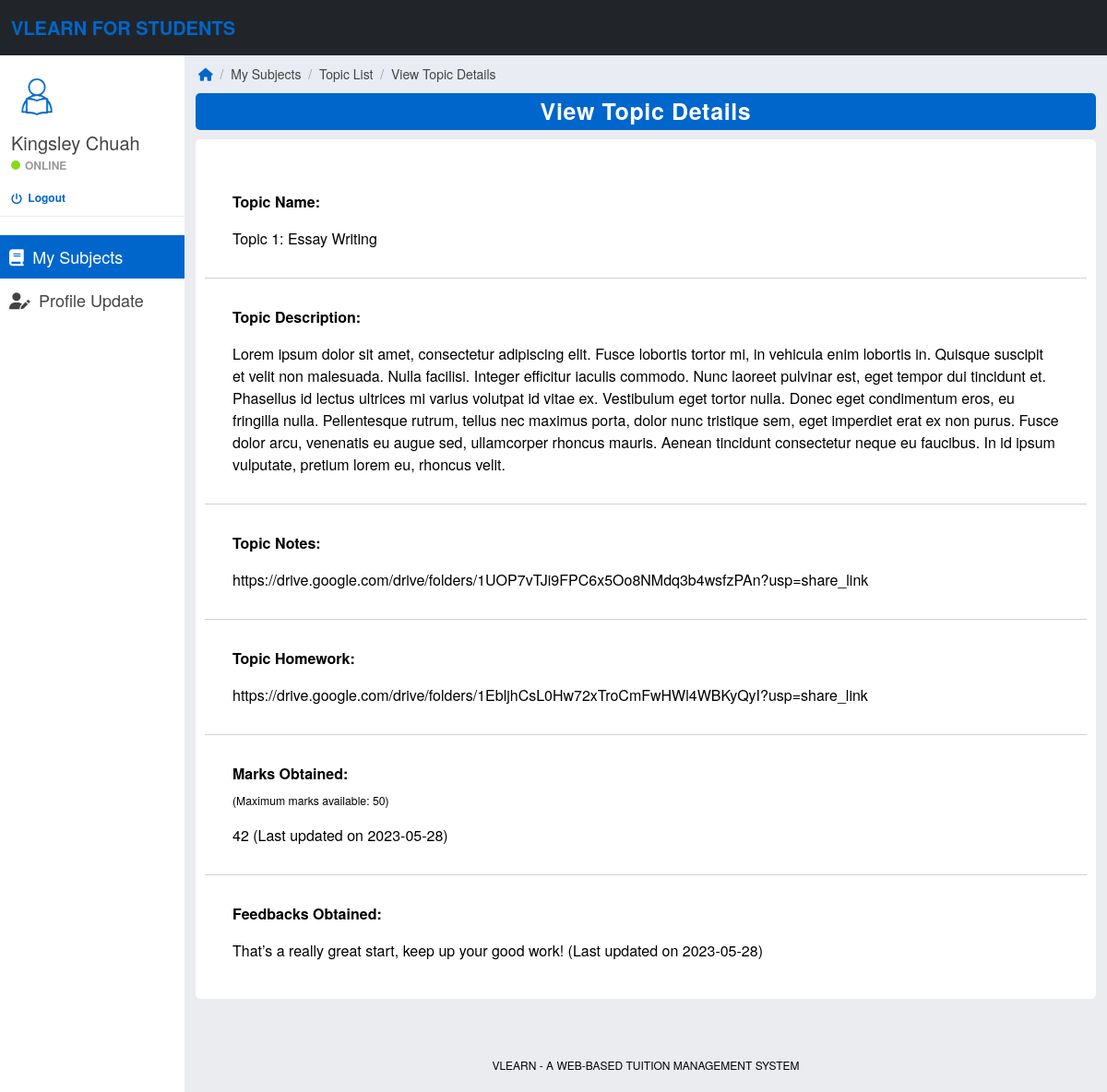
/student-view-topic.php?topicId=2 (signed in), run on the app's committed database.
### tables this page shows
CREATE TABLE `students` (
  `studentId` int(11) UNSIGNED NOT NULL,
  `studentName` varchar(100) NOT NULL,
  `studentEmail` varchar(100) NOT NULL,
  `studentPassword` varchar(100) NOT NULL,
  `studentEducationLevel` varchar(20) NOT NULL,
  `studentStage` varchar(20) NOT NULL,
  `studentSubjects` varchar(100) NOT NULL,
  `studentRegistrationDate` date NOT NULL
);

CREATE TABLE `topics` (
  `topicId` int(11) UNSIGNED NOT NULL,
  `subjectId` int(11) UNSIGNED NOT NULL,
  `topicName` varchar(100) NOT NULL,
  `topicDescription` text NOT NULL,
  `topicNotes` varchar(255) NOT NULL,
  `topicHomework` varchar(255) NOT NULL,
  `topicMarksAvailable` float NOT NULL,
  `topicCreationDate` date NOT NULL,
  `topicShowOrHide` tinyint(1) NOT NULL
);

CREATE TABLE `marks` (
  `markId` int(11) UNSIGNED NOT NULL,
  `studentId` int(11) UNSIGNED NOT NULL,
  `topicId` int(11) UNSIGNED NOT NULL,
  `markObtained` float NOT NULL,
  `markUpdateDate` date NOT NULL
);

CREATE TABLE `feedbacks` (
  `feedbackId` int(11) UNSIGNED NOT NULL,
  `studentId` int(11) UNSIGNED NOT NULL,
  `topicId` int(11) UNSIGNED NOT NULL,
  `feedbackObtained` text NOT NULL,
  `feedbackUpdateDate` date NOT NULL
);

### student-view-topic.php (the view, shortened to what this page needs)
<?php
    include('includes/database-connection.php');
    if(strlen($_SESSION['VLearnStudentSessionCounter']) == 0) {
        header('location:student-logout-auto.php');
    }
    else {
?>
<!DOCTYPE html>
<html lang="en">
<head>
    <?php
        include('includes/head-styles.php');
    ?>
</head>
<body>
	<?php
		include_once('includes/student-header.php');
		include_once('includes/student-sidebar.php');
    ?>
    <div class="col-sm-9 offset-sm-3 col-lg-10 offset-lg-2">
        <div class="row main">
            <ol class="breadcrumb">
                <li><a href="student-home.php"><em class="fa fa-home" style="font-size: 14px; color: #0066cc;"></em></a></li>
                <li style="color: #999999;">&nbsp; / &nbsp;</li>
                <li>My Subjects</li>
                <li style="color: #999999;">&nbsp; / &nbsp;</li>
                <li>Topic List</li>
                <li style="color: #999999;">&nbsp; / &nbsp;</li>
                <li>View Topic Details</li>
            </ol>
        </div>
        <div class="row main">
            <div class="col-md-12">
                <div class="panel panel-primary">
                    <div class="panel-heading">View Topic Details</div>
                </div>
            </div>
        </div>
        <div class="row main">
            <div class="col-md-12">
                <div class="panel panel-default">
                    <?php
                        if(isset($_GET['topicId']) && is_numeric($_GET['topicId'])) {
                            $topicId = $_GET['topicId'];
                            $res = mysqli_query($con, "SELECT topicName, topicDescription, topicNotes, topicHomework, topicMarksAvailable FROM topics WHERE topicId=$topicId");
	                        while($row = mysqli_fetch_array($res)) {
                    ?>
                    <form role="form" action="" method="post" id="">
                        <fieldset>
                            <div class="form-group">
                                <p class="form-field-title">Topic Name:</p>
                                <p class="message" style="color: black;"><?php echo $row['topicName']; ?></p>
                            </div>
                            <hr>
                            <div class="form-group">
                                <p class="form-field-title">Topic Description:</p>
                                <p class="message" style="color: black;"><?php echo $row['topicDescription']; ?></p>
                            </div>
                            <hr>
                            <div class="form-group">
                                <p class="form-field-title">Topic Notes:</p>
                                <p class="message" style="color: black;"><?php echo $row['topicNotes']; ?></p>
                            </div>
                            <hr>
                            <div class="form-group">
                                <p class="form-field-title">Topic Homework:</p>
                                <p class="message" style="color: black;"><?php echo $row['topicHomework']; ?></p>
                            </div>
                            <hr>
                            <?php
                                $sqlm = mysqli_query($con, "SELECT markObtained, markUpdateDate FROM marks WHERE studentId=$studentId AND topicId=$topicId");
                                $sqlf = mysqli_query($con, "SELECT feedbackObtained, feedbackUpdateDate FROM feedbacks WHERE studentId=$studentId AND topicId=$topicId");
                                if(mysqli_num_rows($sqlm) == 0 && mysqli_num_rows($sqlf) == 0) {
                            ?>
                            <div class="form-group">
                                <p class="form-field-title">Marks Obtained:</p>
                                <p style="margin-top: -10px;"><small>(Maximum marks available: <?php echo $row['topicMarksAvailable']; ?>)</small></p>
                                <p class="message" style="color: black;">N/A</p>
                            </div>
                            <hr>
                            <div class="form-group">
                                <p class="form-field-title">Feedbacks Obtained:</p>
                                <p class="message" style="color: black;">N/A</p>
                            </div>
                            <?php
                                }
                                else {
                            ?>
                            <div class="form-group">
                                <p class="form-field-title">Marks Obtained:</p>
                                <p style="margin-top: -10px;"><small>(Maximum marks available: <?php echo $row['topicMarksAvailable']; ?>)</small></p>
                                <?php
                                    while($rowm = mysqli_fetch_array($sqlm)) {
                                        $markObtained = $rowm['markObtained'];
                                        $markUpdateDate = $rowm['markUpdateDate'];
                                    }
                                ?>
                                <p class="message" style="color: black;"><?php echo $markObtained; ?> (Last updated on <?php echo $markUpdateDate; ?>)</p>
                            </div>
                            <hr>
                            <div class="form-group">
                                <p class="form-field-title">Feedbacks Obtained:</p>
                                <?php
                                    while($rowf = mysqli_fetch_array($sqlf)) {
                                        $feedbackObtained = $rowf['feedbackObtained'];
                                        $feedbackUpdateDate = $rowf['feedbackUpdateDate'];
                                    }
                                ?>
                                <p class="message" style="color: black;"><?php echo $feedbackObtained; ?> (Last updated on <?php echo $feedbackUpdateDate; ?>)</p>
                            </div>
                            <?php
                                }
                            ?>
                        </fieldset>
                    </form>
                    <?php
                            }
                        }
                        else {
                            echo "<script>alert('Something went wrong! Please try again.');</script>";
                        }
                    ?>
                </div>
            </div>
        </div>
        <br><br><br>
    </div>
	<?php
        include_once('includes/footer-enhanced.php');
    ?>
</body>
</html>
<?php
    }
?>

### includes/student-sidebar.php (shortened to what this page needs)
<?php
    include('includes/database-connection.php');
?>
<div id="sidebar-collapse" class="col-sm-3 col-lg-2 sidebar">
    <div class="profile-sidebar">
        <div class="profile-userpic">
            <img src="images/student-icon.png" class="img-responsive">
        </div>
        <div class="profile-usertitle">
            <?php
                $studentId = $_SESSION['VLearnStudentSessionCounter'];
                $ret = mysqli_query($con, "SELECT studentName FROM students WHERE studentId=$studentId");
                $row = mysqli_fetch_array($ret);
                $studentName = $row['studentName'];
            ?>
            <div class="profile-usertitle-name">
                <?php
                    echo $studentName;
                ?>
            </div>
            <div class="profile-usertitle-status">
                <span class="indicator label-success"></span>Online
            </div>
            <div class="profile-logout">
                <a href="student-logout.php?logout=true"><i class="fa fa-power-off fa-lg" style="font-size: 12px; color: #0066cc;" aria-hidden="true">&nbsp;</i> Logout</a>
            </div>
        </div>
    </div>
    <ul class="nav menu">
        <li
            <?php
                if(PAGE == 'MySubjects') {
                    echo "class='active'";
                }
            ?>
        >
            <a href="student-home.php"><em class="fa fa-book">&nbsp;</em> My Subjects</a>
        </li>
        <li
            <?php
                if(PAGE == 'ProfileUpdate') {
                    echo "class='active'";
                }
            ?>
        >
            <a href="student-profile-update.php"><em class="fa-solid fa-user-pen">&nbsp;</em> Profile Update</a>
        </li>
    </ul>
</div>

### css/styles.css (style rules this page uses)
body { background: #ebecf0; padding-top: 60px; font-size: 14px; color: #444444; font-family: "Montserrat", "Helvetica Neue", Helvetica, Arial, sans-serif; }
p { color: #000; }
a, a:hover, a:focus { color: transparent; }
.label-success { background-color: #8ad919; }
.panel { border: 0; }
.panel-primary > .panel-heading { background-color: #0066cc; color: #fff; border: none; border-radius: 5px; }
.panel-heading { font-size: 25px; font-weight: bold; letter-spacing: 0.025em; height: 40px; line-height: 38px; text-align: center; }
.main { margin-left: 0; margin-right: 0; }
.sidebar { display: block; padding: 0; display: none; box-shadow: none; background: #fff; }
.sidebar ul { margin: 20px 0px; text-decoration: none; }
.sidebar ul.nav { display: block; }
@media (min-width: 576px) { .sidebar { display: block; position: fixed; top: 60px; bottom: 0; left: 0; z-index: 1000; display: block; margin: 0; padding: 0; overflow-x: hidden; overflow-y: auto; } }
.sidebar ul.nav .active a, .sidebar ul.nav li.parent a.active, .sidebar ul.nav .active > a:hover, .sidebar ul.nav li.parent a.active:hover, .sidebar ul.nav .active > a:focus, .sidebar ul.nav li.parent a.active:focus { text-decoration: none; color: #fff; background-color: #0066cc; display: block; }
.sidebar ul.nav li a { font-size: 18px; padding: 10px 0px 10px 10px; color: #444444; text-decoration: none; display: block; }
.profile-sidebar { padding: 10px 0; border-bottom: 1px solid #e9ecf2; }
.indicator { width: 10px; height: 10px; display: inline-block; border-radius: 9999px; margin-right: 5px; }
.profile-userpic img { float: left; margin: 10px 0px 0px 15px; width: 50px; height: 50px; border-radius: 9999px !important; }
.profile-usertitle { float: left; text-align: left; margin: 10px 0 0 12px; }
.profile-usertitle-name { font-size: 20px; margin-bottom: 0px; color: #444444; }
.profile-usertitle-status { text-transform: uppercase; color: #999999; font-size: 12px; font-weight: 600; margin-bottom: 15px; }
.breadcrumb { border-radius: 0; padding: 10px 15px 10px 15px; background: #e9ecf2; margin: 0; }
div.form-group { margin: 30px; }
p.message { font-size: 16px; color: red; }
p.form-field-title { font-size: 16px; font-weight: bold; }
.profile-logout > a { font-size: 12px; font-weight: 600; margin-bottom: 0px; text-decoration: none; color: #0066cc; }
div.panel-default { background-color: #fff; border-radius: 5px; padding: 10px; margin-top: 10px; }

### data on the page
students: studentName "Kingsley Chuah"
topics: topicName "Topic 1: Essay Writing", topicDescription "Lorem ipsum dolor sit amet, consectetur adipiscing elit. Fusce lobortis tortor mi, in vehicula enim lobortis in. Quisque suscipit et velit non malesuada. Nulla facilisi. Integer efficitur iaculis commodo. Nunc laoreet pulvinar est, eget tempor dui tincidunt et. Phasellus id lectus ultrices mi varius volutpat id vitae ex. Vestibulum eget tortor nulla. Donec eget condimentum eros, eu fringilla nulla. Pellentesque rutrum, tellus nec maximus porta, dolor nunc tristique sem, eget imperdiet erat ex non purus. Fusce dolor arcu, venenatis eu augue sed, ullamcorper rhoncus mauris. Aenean tincidunt consectetur neque eu faucibus. In id ipsum vulputate, pretium lorem eu, rhoncus velit.", topicNotes "https://drive.google.com/drive/folders/1UOP7vTJi9FPC6x5Oo8NMdq3b4wsfzPAn?usp=share_link", topicHomework "https://drive.google.com/drive/folders/1EbljhCsL0Hw72xTroCmFwHWl4WBKyQyI?usp=share_link", topicMarksAvailable "50", marks.markObtained "42", marks.markUpdateDate "2023-05-28", feedbacks.feedbackObtained "That’s a really great start, keep up your good work!", feedbacks.feedbackUpdateDate "2023-05-28"
